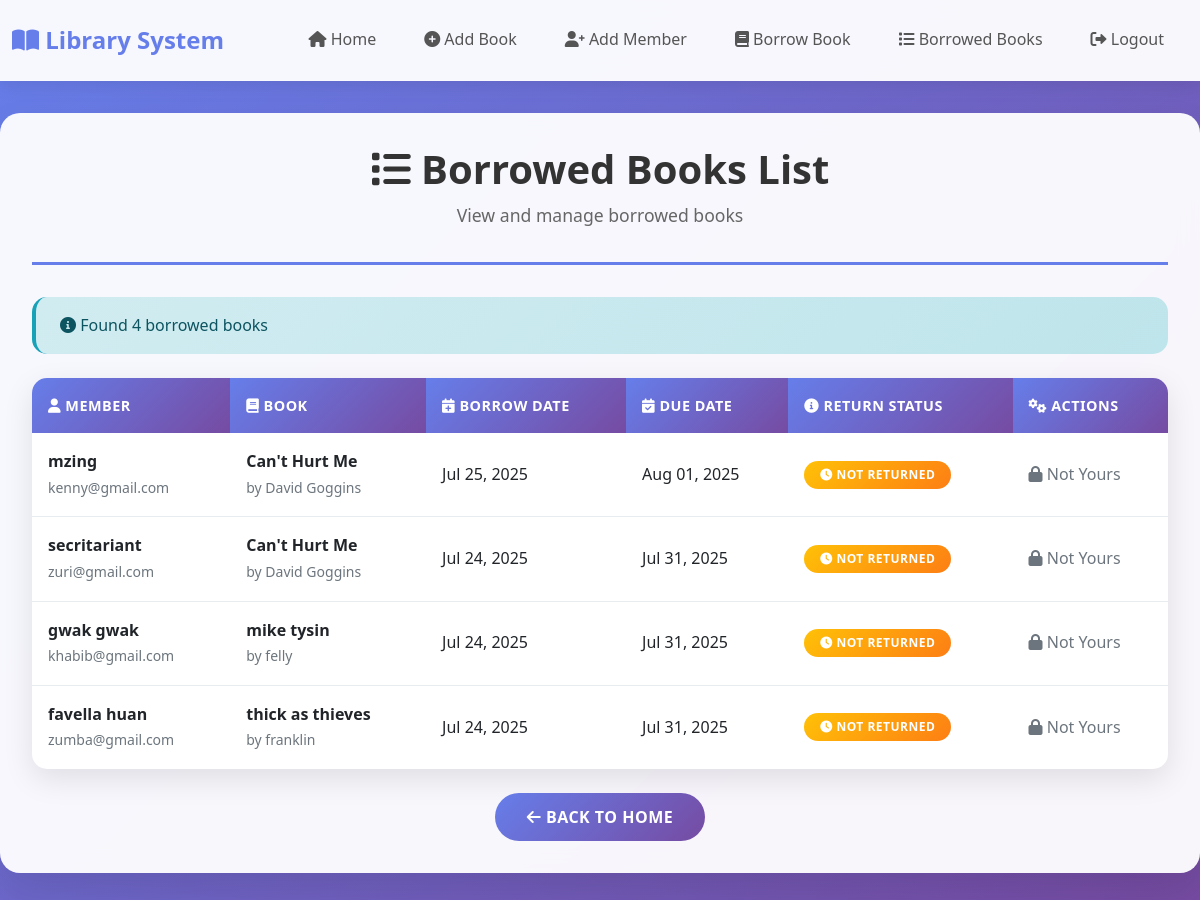
The app's page /borrowed-books/ (signed in), older data.
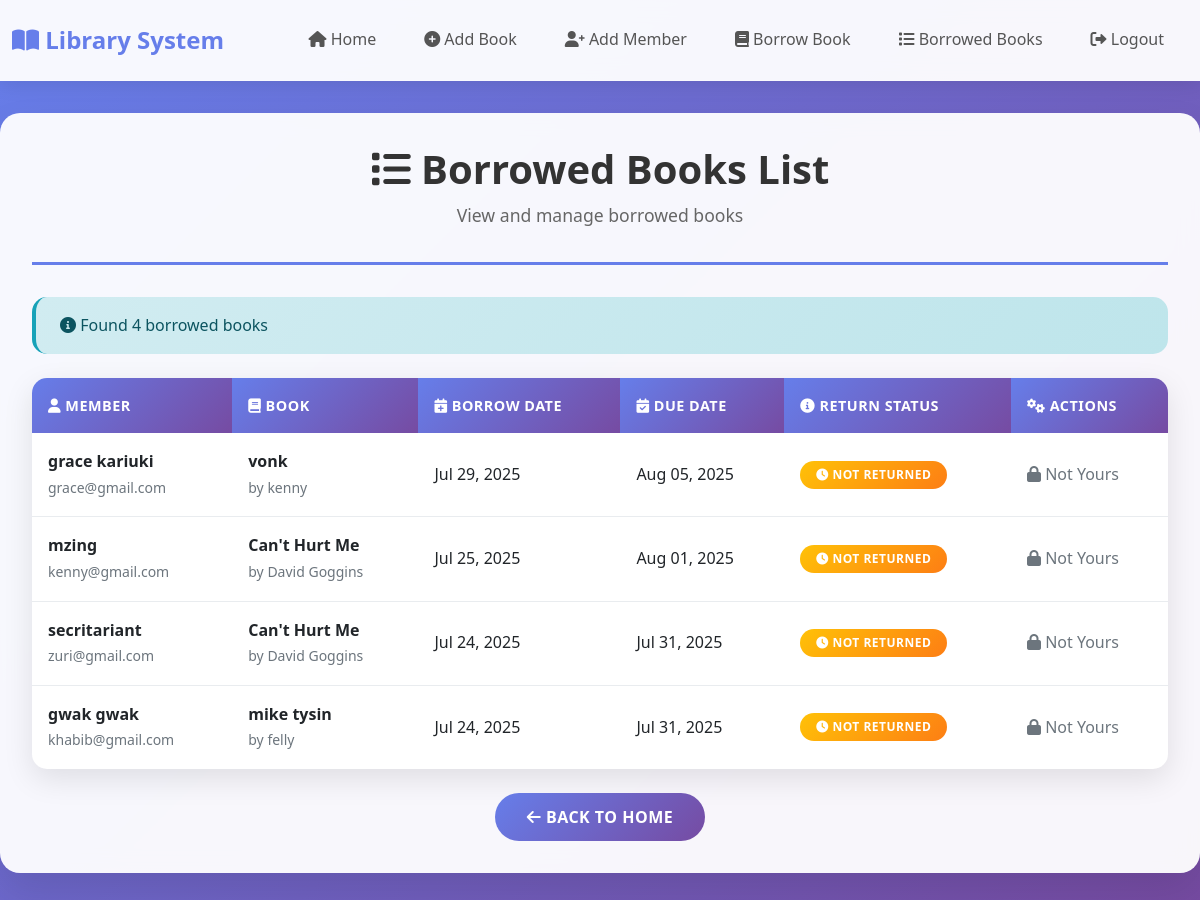
The same page, newer data.
### library_app/models.py (models this page shows, shortened)
class BorrowedBook(models.Model):
    member=models.ForeignKey(Member,on_delete=models.CASCADE)
    user=models.OneToOneField(User,on_delete=models.CASCADE,null=True, blank=True)
    book=models.ForeignKey(Book,on_delete=models.CASCADE)
    borrowdate=models.DateField(auto_now_add=True)
    returndate=models.DateField(null=True, blank=True)
    is_returned=models.BooleanField(default=False)
    due_date = models.DateTimeField(default=default_due_date, null=False)

class Member(models.Model):
    user = models.OneToOneField(User, on_delete=models.CASCADE, null=True, blank=True)
    fullname=models.CharField(max_length=255)
    email=models.EmailField()
    phonenumber=models.CharField(max_length=13,validators=[RegexValidator(r'^\+?\d{10,13}$',message='Enter a valid phone number(10-13digits)')],)
    registration_date=models.DateField(auto_now_add=True)

class Book(models.Model):
    title=models.CharField(max_length=255)
    author=models.CharField(max_length=255)
    total_copies=models.PositiveIntegerField(validators=[minvalidator(0)], default=0)
    available_copies=models.PositiveIntegerField(validators=[minvalidator(0)], default=0)
    date_added=models.DateField(auto_now_add=True)

### library_app/views.py (the view)
# urls.py: path('borrowed-books/',views.borrowed_books_list, name='borrowed_books_list'),
@login_required
def borrowed_books_list(request):
    print(f"User: {request.user}")
    print(f"User is authenticated: {request.user.is_authenticated}")
    try:
        member = Member.objects.get(user=request.user)
        print(f"User's member profile: {member.fullname}")
    except Member.DoesNotExist:
        print("User does not have a member profile")
        messages.error(request, "You need to create a member profile first.")
        return redirect('add_member')
    borrowed_books = BorrowedBook.objects.select_related('member', 'book').filter(is_returned=False).order_by('-borrowdate')
    print(f"Found {borrowed_books.count()} borrowed books")
    for book in borrowed_books:
        print(f"Book: {book.book.title}, Member: {book.member.fullname}, Is returned: {book.is_returned}")
    if not borrowed_books:
        messages.info(request, "No borrowed books found.")
    return render(request, 'borrowed_books_list.html', {'borrowed_books': borrowed_books, 'now': timezone.now()})

### library_app/templates/borrowed_books_list.html (shortened to what this page needs)
{% extends 'base.html' %}
{% block content %}
<div class="page-header">
    <h1><i class="fas fa-list"></i> Borrowed Books List</h1>
    <p class="subtitle">View and manage borrowed books</p>
</div>
{% if borrowed_books %}
    <div class="alert alert-info">
        <i class="fas fa-info-circle"></i> Found {{ borrowed_books|length }} borrowed books
    </div>
    <div class="table-container">
        <table class="table">
            <thead>
                <tr>
                    <th><i class="fas fa-user"></i> Member</th>
                    <th><i class="fas fa-book"></i> Book</th>
                    <th><i class="fas fa-calendar-plus"></i> Borrow Date</th>
                    <th><i class="fas fa-calendar-check"></i> Due Date</th>
                    <th><i class="fas fa-info-circle"></i> Return Status</th>
                    <th><i class="fas fa-cogs"></i> Actions</th>
                </tr>
            </thead>
            <tbody>
                {% for borrow in borrowed_books %}
                    <tr>
                        <td>
                            <strong>{{ borrow.member.fullname }}</strong>
                            <br><small class="text-muted">{{ borrow.member.email }}</small>
                        </td>
                        <td>
                            <strong>{{ borrow.book.title }}</strong>
                            <br><small class="text-muted">by {{ borrow.book.author }}</small>
                        </td>
                        <td>{{ borrow.borrowdate|date:"M d, Y" }}</td>
                        <td>{{ borrow.due_date|date:"M d, Y" }}</td>
                        <td>
                            {% if borrow.is_returned %}
                                <span class="badge bg-success">
                                    <i class="fas fa-check"></i> Returned
                                </span>
                                <br><small class="text-muted">{{ borrow.returndate|date:"M d, Y" }}</small>
                            {% else %}
                                {% if borrow.due_date < now %}
                                    <span class="badge bg-danger">
                                        <i class="fas fa-exclamation-triangle"></i> Overdue
                                    </span>
                                {% else %}
                                    <span class="badge bg-warning">
                                        <i class="fas fa-clock"></i> Not Returned
                                    </span>
                                {% endif %}
                            {% endif %}
                        </td>
                        <td>
                            {% if not borrow.is_returned %}
                                {% if borrow.member.user == request.user %}
                                    <form action="{% url 'return_book' borrow.id %}" method="post" style="display:inline;">
                                        {% csrf_token %}
                                        <button type="submit" class="btn btn-success btn-sm" onclick="return confirm('Are you sure you want to return this book?')">
                                            <i class="fas fa-undo"></i> Return Book
                                        </button>
                                    </form>
                                {% else %}
                                    <span class="text-muted">
                                        <i class="fas fa-lock"></i> Not Yours
                                    </span>
                                {% endif %}
                            {% else %}
                                <span class="text-success">
                                    <i class="fas fa-check-circle"></i> Completed
                                </span>
                            {% endif %}
                        </td>
                    </tr>
                {% endfor %}
            </tbody>
        </table>
    </div>
{% else %}
    <div class="alert alert-info">
        <i class="fas fa-info-circle"></i> No borrowed books found.
    </div>
{% endif %}
<div class="text-center mt-4">
    <a href="{% url 'home' %}" class="btn btn-primary">
        <i class="fas fa-arrow-left"></i> Back to Home
    </a>
</div>
{% endblock %}

### library_app/templates/base.html (shortened to what this page needs)
<!DOCTYPE html>
<html lang="en">
<head>
    <link href="https://cdn.jsdelivr.net/npm/bootstrap@5.1.3/dist/css/bootstrap.min.css" rel="stylesheet">
    <link href="https://cdnjs.cloudflare.com/ajax/libs/font-awesome/6.0.0/css/all.min.css" rel="stylesheet">
    {% load static %}
    <link href="{% static 'css/style.css' %}" rel="stylesheet">
</head>
<body>
<nav class="navbar navbar-expand-lg">
    <div class="container-fluid">
        <a class="navbar-brand" href="{% url 'home' %}">
            <i class="fas fa-book-open"></i> Library System
        </a>
        <div class="collapse navbar-collapse" id="navbarNav">
            <ul class="navbar-nav ms-auto">
                <li class="nav-item">
                    <a class="nav-link" href="{% url 'home' %}">
                        <i class="fas fa-home"></i> Home
                    </a>
                </li>
                <li class="nav-item">
                    <a class="nav-link" href="{% url 'add_book' %}">
                        <i class="fas fa-plus-circle"></i> Add Book
                    </a>
                </li>
                <li class="nav-item">
                    <a class="nav-link" href="{% url 'add_member' %}">
                        <i class="fas fa-user-plus"></i> Add Member
                    </a>
                </li>
                <li class="nav-item">
                    <a class="nav-link" href="{% url 'add_BorrowedBook' %}">
                        <i class="fas fa-book"></i> Borrow Book
                    </a>
                </li>
                <li class="nav-item">
                    <a class="nav-link" href="{% url 'borrowed_books_list' %}">
                        <i class="fas fa-list"></i> Borrowed Books
                    </a>
                </li>
                {% if user.is_authenticated %}
                <li class="nav-item">
                    <a class="nav-link" href="{% url 'logout' %}">
                        <i class="fas fa-sign-out-alt"></i> Logout
                    </a>
                </li>
                {% endif %}
            </ul>
        </div>
    </div>
</nav>
<div class="main-container">
    {% block content %}{% endblock %}
</div>
</body>
</html>

### library_app/static/css/style.css (style rules this page uses)
* { margin: 0; padding: 0; box-sizing: border-box; }
body { font-family: 'Segoe UI', Tahoma, Geneva, Verdana, sans-serif; background: linear-gradient(135deg, #667eea 0%, #764ba2 100%); min-height: 100vh; color: #333; line-height: 1.6; }
.navbar { background: rgba(255, 255, 255, 0.95); backdrop-filter: blur(10px); border-bottom: 1px solid rgba(255, 255, 255, 0.2); box-shadow: 0 2px 20px rgba(0, 0, 0, 0.1); padding: 1rem 0; position: sticky; top: 0; z-index: 1000; }
.navbar-brand { font-size: 1.5rem; font-weight: 700; color: #667eea !important; text-decoration: none; }
.navbar-nav .nav-link { color: #555 !important; font-weight: 500; margin: 0 0.5rem; padding: 0.5rem 1rem !important; border-radius: 25px; transition: all 0.3s ease; text-decoration: none; }
.main-container { background: rgba(255, 255, 255, 0.95); backdrop-filter: blur(10px); border-radius: 20px; box-shadow: 0 20px 40px rgba(0, 0, 0, 0.1); margin: 2rem auto; padding: 2rem; max-width: 1200px; min-height: calc(100vh - 200px); }
.page-header { text-align: center; margin-bottom: 2rem; padding-bottom: 1rem; border-bottom: 3px solid #667eea; }
.page-header h1, .page-header h2 { color: #333; font-weight: 700; margin-bottom: 0.5rem; }
.page-header .subtitle { color: #666; font-size: 1.1rem; }
.btn { border-radius: 25px; padding: 0.75rem 2rem; font-weight: 600; text-transform: uppercase; letter-spacing: 0.5px; transition: all 0.3s ease; border: none; cursor: pointer; text-decoration: none; display: inline-block; text-align: center; }
.btn-primary { background: linear-gradient(135deg, #667eea, #764ba2); color: white; }
.table-container { background: white; border-radius: 15px; overflow: hidden; box-shadow: 0 10px 30px rgba(0, 0, 0, 0.1); }
.table { margin-bottom: 0; border-collapse: separate; border-spacing: 0; }
.table thead th { background: linear-gradient(135deg, #667eea, #764ba2); color: white; border: none; padding: 1rem; font-weight: 600; text-transform: uppercase; letter-spacing: 0.5px; font-size: 0.9rem; }
.table tbody tr { transition: all 0.3s ease; }
.table tbody td { padding: 1rem; border-bottom: 1px solid #e9ecef; vertical-align: middle; }
.table tbody tr:last-child td { border-bottom: none; }
.badge { padding: 0.5rem 1rem; border-radius: 20px; font-weight: 600; text-transform: uppercase; letter-spacing: 0.5px; font-size: 0.75rem; }
.badge.bg-warning { background: linear-gradient(135deg, #ffc107, #fd7e14) !important; color: white !important; }
.alert { border: none; border-radius: 15px; padding: 1rem 1.5rem; margin-bottom: 1.5rem; font-weight: 500; }
.alert-info { background: linear-gradient(135deg, #d1ecf1, #bee5eb); color: #0c5460; border-left: 4px solid #17a2b8; }

Row changes from the older to the newer data that the page shows:
no longer on this page (row edited): BorrowedBook: member.fullname "favella huan", member.email "zumba@gmail.com", book "thick as thieves", book.author "franklin", borrowdate "Jul 24, 2025", due_date "Jul 31, 2025", is_returned False (drawn)
added BorrowedBook: member.fullname "grace kariuki", member.email "grace@gmail.com", book "vonk", book.author "kenny", borrowdate "Jul 29, 2025", due_date "Aug 05, 2025", is_returned False (drawn)
